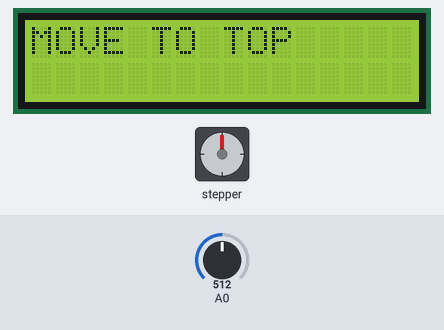
The sketch below on a simulated Arduino Uno, built with avr-gcc and run on an emulated ATmega328P. Shown: 16×2 character LCD, stepper motor. The test bench sets the inputs (shaded band); at power-on: A0 = 512. Stepper angles assume 200 steps per turn.

Above: at 1.2 s.
1.3 s: A0 set to 386
2.8 s: A0 set to 372
At 4.0 s:
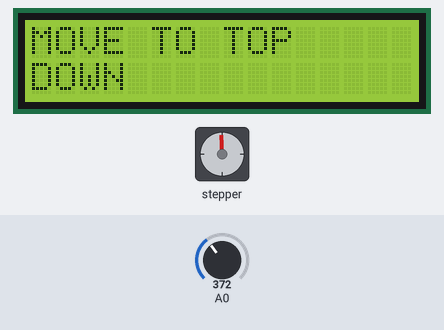
At 4.67 s:
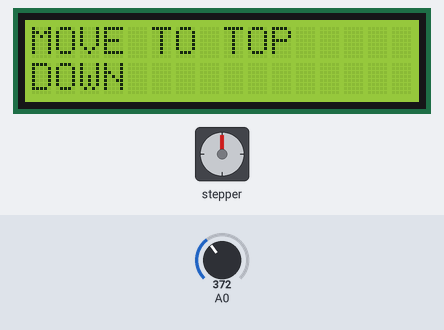
5.8 s: A0 set to 565
At 8.1 s:
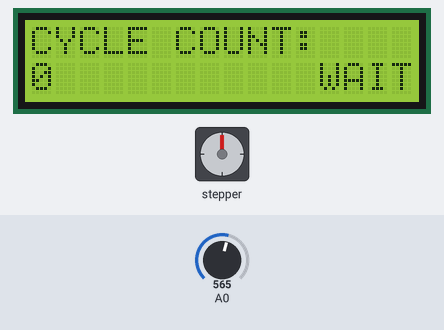
Timing chart, 0 to 9.6 s (numbered marks = the images above; inputs shaded):
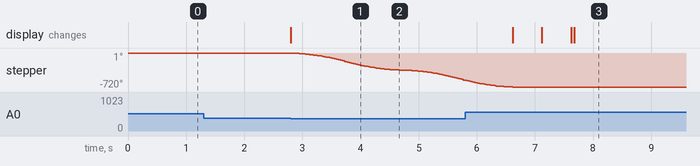

The sketch:

DrumTest.ino
```cpp
#include <AccelStepper.h>
#include <LiquidCrystal.h>

#define STEP_PIN 3  // Step pin
#define DIR_PIN 11  // Direction pin

// define some values used by the panel and buttons
int lcd_key     = 0;
int adc_key_in  = 0;
#define btnRIGHT  0
#define btnUP     1
#define btnDOWN   2
#define btnLEFT   3
#define btnSELECT 4
#define btnNONE   5

boolean top_ready = false;  // Whether top position is set
boolean bottom_ready = false;  // Whether bottom position is set
boolean started = false;
int bottom_position = 100;  // Step position of bottom limit
int cycle_count = 0;  // Cycle counter
int bump_distance = 200;  // Steps for the incremental move

// select the pins used on the LCD panel
LiquidCrystal lcd(8, 9, 4, 5, 6, 7);
// Define a stepper and the pins it will use
AccelStepper stepper(1, STEP_PIN, DIR_PIN);

// read the buttons
int read_LCD_buttons()
{
  adc_key_in = analogRead(0);      // read the value from the sensor
  // my buttons when read are centered at these valies: 0, 144, 329, 504, 741
  // we add approx 50 to those values and check to see if we are close
  if (adc_key_in > 1000) return btnNONE; // We make this the 1st option for speed reasons since it will be the most likely result
  // For V1.0 comment the other threshold and use the one below:
  if (adc_key_in < 50)   return btnRIGHT;
  if (adc_key_in < 195)  return btnUP;
  if (adc_key_in < 380)  return btnDOWN;
  if (adc_key_in < 555)  return btnLEFT;
  if (adc_key_in < 790)  return btnSELECT;

  return btnNONE;  // when all others fail, return this...
}

void bump_down() { // Move a small increment during setup
  stepper.move(bump_distance);
  stepper.run();
  while (stepper.distanceToGo() != 0) {
    stepper.run();
  }
}

void bump_up() { // Move a small increment up during setup
  stepper.move(-bump_distance);
  stepper.run();
  while (stepper.distanceToGo() != 0) {
    stepper.run();
  }
}

void setup() {
  lcd.begin(16, 2);              // start the library

  stepper.setPinsInverted(true);
  stepper.setMaxSpeed(400);
  stepper.setAcceleration(200);
  stepper.setCurrentPosition(0);
}

void loop() {
  if (!top_ready) { // Test has not been started yet (after a reset)
    lcd.setCursor(0, 0);
    lcd.print("MOVE TO TOP");

    while (!top_ready) {
      lcd.setCursor(0, 1);
      lcd_key = read_LCD_buttons();
      switch (lcd_key) {
        case btnUP:
          {
            lcd.print("UP");
            bump_up();
            break;
          }
        case btnDOWN:
          {
            lcd.print("DOWN");
            bump_down();
            break;
          }
        case btnSELECT:
          {
            lcd.print("READY");
            stepper.setCurrentPosition(0);
            top_ready = true;
            lcd.clear();
            delay(500);  // fake debounce
            break;
          }
        case btnNONE:
          {
            lcd.print("            ");
            break;
          }
      }
    }
  }
  if (!bottom_ready) {
    lcd.setCursor(0, 0);
    lcd.print("MOVE TO BOTTOM");

    while (!bottom_ready) {
      lcd.setCursor(0, 1);
      lcd_key = read_LCD_buttons();
      switch (lcd_key) {
        case btnUP:
          {
            lcd.print("UP");
            bump_up();
            break;
          }
        case btnDOWN:
          {
            lcd.print("DOWN");
            bump_down();
            break;
          }
        case btnSELECT:
          {
            lcd.print("READY");
            bottom_position = stepper.currentPosition();
            bottom_ready = true;
            lcd.clear();
            lcd.setCursor(8, 1);
            lcd.print(bottom_position);
            delay(500);  // fake debounce
            break;
          }
        case btnNONE:
          {
            lcd.print("            ");
            break;
          }
      }
    }
  }
  if ((top_ready && bottom_ready) && !started) {
    lcd.setCursor(0, 0);
    lcd.print("SELECT TO START");

    while (!started) {
      lcd_key = read_LCD_buttons();
      switch (lcd_key) {
        case btnUP:
          {
            stepper.moveTo(0);
            while (stepper.distanceToGo() != 0) {
              stepper.run();
            }
            break;
          }
        case btnDOWN:
          {
            stepper.moveTo(bottom_position);
            while (stepper.distanceToGo() != 0) {
              stepper.run();
            }
            break;
          }
        case btnSELECT:
          {
            lcd.setCursor(0, 1);
            lcd.print("GO");
            started = true;
            lcd.clear();
            break;
          }
        case btnNONE:
          {
            break;
          }
      }
    }
  }

  if (started) {  // All setup completed
    while (cycle_count <= 4000) {
      delay(50);
      lcd.setCursor(0, 0);
      lcd.print("CYCLE COUNT:");

      lcd.setCursor(0, 1);
      lcd.print(cycle_count);

      /* Send up */
      lcd.setCursor(12, 1);
      lcd.print("UP  ");
      stepper.moveTo(0);
      while (stepper.distanceToGo() != 0) {
        stepper.run();
      }

      /* Dwell up */
      lcd.setCursor(12, 1);
      lcd.print("WAIT");
      delay(5000);

      /* Send down */
      lcd.setCursor(12, 1);
      lcd.print("DOWN");
      delay(50);
      stepper.moveTo(bottom_position);
      while (stepper.distanceToGo() != 0) {
        stepper.run();
      }

      /* Dwell down */
      lcd.setCursor(12, 1);
      lcd.print("WAIT");
      delay(5000);

      cycle_count++;
      lcd.setCursor(0, 1);
      lcd.print(cycle_count);
    }
    lcd.clear();
    lcd.setCursor(0, 0);
    lcd.print("COMPLETE");

  }
}
```

Measured:
- the behaviour switches between 380 and 379 on A0 (found by bisection; images 0 and 1)
- after the input at 1.3 s, every drawn part: stays the same
- after the input at 2.8 s, stepper: keeps turning counter-clockwise at about 194°/s, starting at once; the display: changes at once (image 1)
- after the input at 5.8 s, the display: first changes after 0.82 s (image 3 shows a later state)
